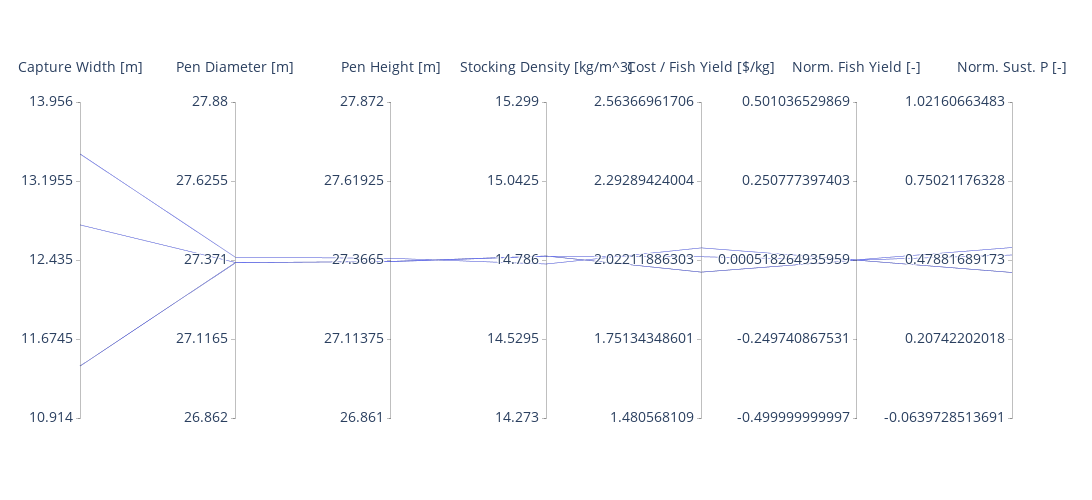

The code cell stored with this chart in its notebook:
### Code cell
# ref: https://plotly.com/python/parallel-coordinates-plot/
import plotly.graph_objects as go

import pandas as pd

#df['run_id'] = np.random.randn(len(df))

#remove failure test from figure
df = df.drop(df[df['success'] != 1].index)

fig = go.Figure(data=
    go.Parcoords(
        # line = dict(color = df['run_id'],
        #            colorscale = [[0,'white'],[1,'black']],
        #                                                              ),
        dimensions = list([
            dict(range = [min(df['capture_width'])-.5,max(df['capture_width'])+.5],
                tickvals = np.linspace(min(df['capture_width'])-.5,max(df['capture_width'])+.5, 5),
                label = 'Capture Width [m]', values = df['capture_width']),
            dict(range = [min(df['pen_diameter'])-.5,max(df['pen_diameter'])+.5],
                tickvals = np.linspace(min(df['pen_diameter'])-.5,max(df['pen_diameter'])+.5, 5),
                label = 'Pen Diameter [m]', values = df['pen_diameter']),
            dict(range = [min( df['pen_height'])-.5,max(df['pen_height'])+.5],
                tickvals = np.linspace(min( df['pen_height'])-.5,max(df['pen_height'])+.5, 5),
                label = 'Pen Height [m]', values = df['pen_height']),
            dict(range = [min(df['stock_density'])-.5,max(df['stock_density'])+.5],
                tickvals = np.linspace(min(df['stock_density'])-.5,max(df['stock_density'])+.5, 5),
                label = 'Stocking Density [kg/m^3]', values = df['stock_density']),
            dict(range = [min(df['Obj'])-.5,max(df['Obj'])+.5],
                tickvals = np.linspace(min(df['Obj'])-.5,max(df['Obj'])+.5, 5),
                label = 'Cost / Fish Yield [$/kg]', values = df['Obj']),
            # dict(range = [min(df['P_gen_cons_ineq'])-.5,max(df['P_gen_cons_ineq'])+.5],
            #     tickvals = np.linspace(min(df['P_gen_cons_ineq'])-.5,max(df['P_gen_cons_ineq'])+.5, 5),
            #     label = 'Norm. Power Supply [-]', values = df['P_gen_cons_ineq']),
            dict(range = [min(df['fish_yield_cons_ineq'])-.5,max(df['fish_yield_cons_ineq'])+.5],
                tickvals = np.linspace(min(df['fish_yield_cons_ineq'])-.5,max(df['fish_yield_cons_ineq'])+.5, 5),
                label = 'Norm. Fish Yield [-]', values = df['fish_yield_cons_ineq']),
            dict(range = [min(df['sustainable_power_operation_cons'])-.5,max(df['sustainable_power_operation_cons'])+.5],
                tickvals = np.linspace(min(df['sustainable_power_operation_cons'])-.5,max(df['sustainable_power_operation_cons'])+.5, 5),
                label = 'Norm. Sust. P [-]', values = df['sustainable_power_operation_cons'])
        ])
    )
)

fs = 14
fig.update_traces(
    labelfont=
    dict(size= fs), 
    tickfont=dict(size= fs), 
    selector=dict(type='parcoords')
    ) 

fig.update_layout(
    plot_bgcolor = 'white',
    paper_bgcolor = 'white',
    autosize=False,
    width=1350,
    height=500
    )

fig.write_image("results/Parallel_coordinate.pdf")
fig.write_image("results/Parallel_coordinate.png")
fig.show()

### Figure 1 — Plotly figure (JSON) as saved in the notebook; plotly's stock layout.template omitted (floating-point values rounded to 4 significant figures)
{"data": [{"dimensions": [{"label": "Capture Width [m]", "range": [10.91, 13.96], "tickvals": [10.91, 11.67, 12.43, 13.2, 13.96], "values": [11.41, 13.46, 11.41, 12.77, 11.41]}, {"label": "Pen Diameter [m]", "range": [26.86, 27.88], "tickvals": [26.86, 27.12, 27.37, 27.63, 27.88], "values": [27.36, 27.38, 27.36, 27.36, 27.36]}, {"label": "Pen Height [m]", "range": [26.86, 27.87], "tickvals": [26.86, 27.11, 27.37, 27.62, 27.87], "values": [27.36, 27.37, 27.36, 27.36, 27.36]}, {"label": "Stocking Density [kg/m^3]", "range": [14.27, 15.3], "tickvals": [14.27, 14.53, 14.79, 15.04, 15.3], "values": [14.8, 14.77, 14.8, 14.8, 14.8]}, {"label": "Cost / Fish Yield [$/kg]", "range": [1.481, 2.564], "tickvals": [1.481, 1.751, 2.022, 2.293, 2.564], "values": [1.981, 2.064, 1.981, 2.033, 1.981]}, {"label": "Norm. Fish Yield [-]", "range": [-0.5, 0.501], "tickvals": [-0.5, -0.2497, 0.0005183, 0.2508, 0.501], "values": [1.629e-10, 0.001037, 2.59e-12, 1.767e-05, 8.799e-11]}, {"label": "Norm. Sust. P [-]", "range": [-0.06397, 1.022], "tickvals": [-0.06397, 0.2074, 0.4788, 0.7502, 1.022], "values": [0.436, 0.5216, 0.436, 0.496, 0.436]}], "labelfont": {"size": 14}, "tickfont": {"size": 14}, "type": "parcoords"}], "layout": {"autosize": false, "height": 500, "paper_bgcolor": "white", "plot_bgcolor": "white", "width": 1350}}
